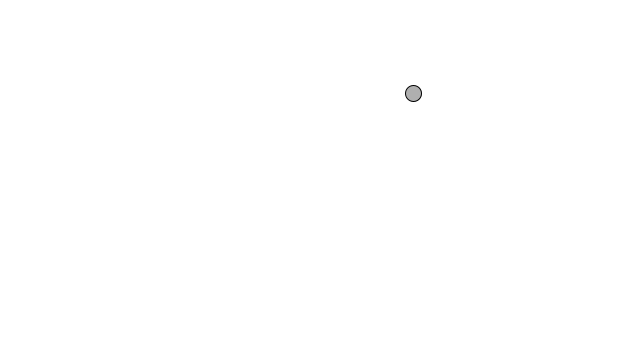
Frame 1 (no input)
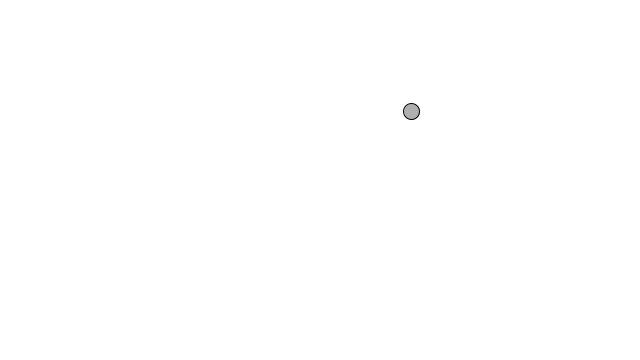
Frame 60 (the mouse pressed at the canvas centre just before this capture)
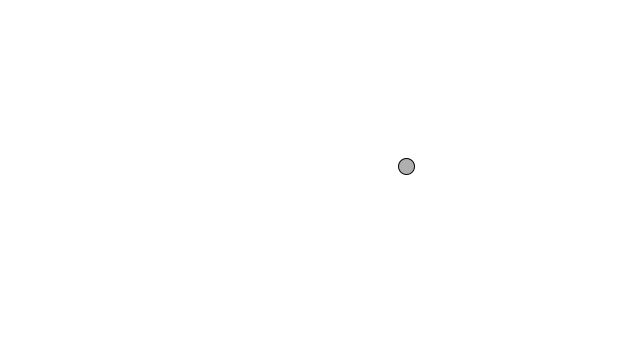
Frame 120 (the mouse held since frame 60 and released just before this capture)

The Processing sketch that drew these frames (run headless with seeded random() and noise(); from frame 60 on, the mouse is pressed at the canvas centre):

// Processing sketch: MotionConstantAcceleration
// ── MotionConstantAcceleration.pde
Mover mover;
 
void setup() {
  size(640,360);
  //Create Mover object.
  mover = new Mover();
  
  PVector v = new PVector(2,3);
PVector u = new PVector(4,5);
PVector w = PVector.add(u,v);

println(w);
}
 
void draw() {
  background(255);
 
  //Call functions on Mover object.
  mover.update();
  mover.checkEdges();
  mover.display();
}
 
class Mover {
 
  //Our object has two PVectors: location and velocity.
  PVector location;
  PVector velocity;
  
    PVector acceleration;
//The variable topspeed will limit the magnitude of velocity.
  float topspeed;
 
  Mover() {
    location = new PVector(random(width),random(height));
    velocity = new PVector(0,0);
    acceleration = new PVector(-0.001,0.01);
    topspeed = 10;
  }
 
  void update() {
  //Motion 101: Location changes by velocity.
  velocity.add(acceleration);
    location.add(velocity);
  }
 
  void display() {
    stroke(0);
    fill(175);
    ellipse(location.x,location.y,16,16);
  }
 
  void checkEdges() {
    if (location.x > width) {
      location.x = 0;
    } else if (location.x < 0) {
      location.x = width;
    }
 
    if (location.y > height) {
      location.y = 0;
    } else if (location.y < 0) {
      location.y = height;
    }
  }
}
